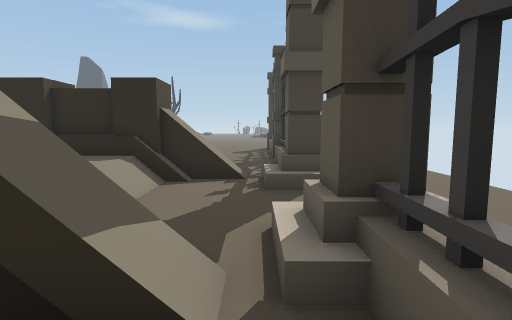
View 1 (above)

19 first-person views from a walk through a scene from a Unity 3-D project. The camera is 1.2 m above the floor, tilts 6° down and sees 80° across. The floor is counted in squares, 1 m on a side. Each view is taken from the middle of a square. On the plan, view 1 faces up. The plan holds only what a view shows up to about 13 squares ahead; the rest is blank. The place goes on beyond the plan. Some animated figures are not drawn.

View 2
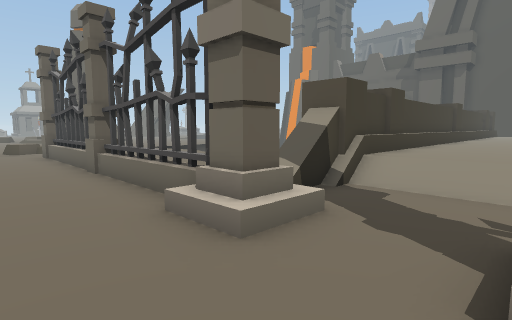

View 3
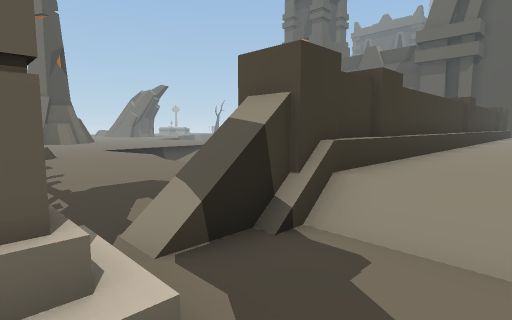

View 4
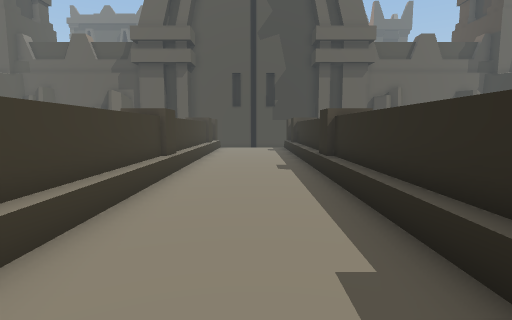

View 5
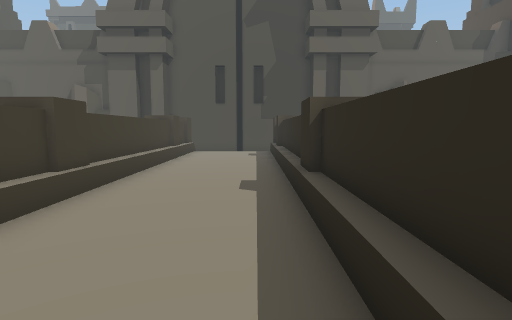

View 6
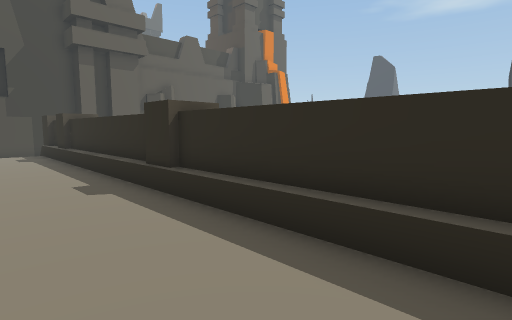

View 7
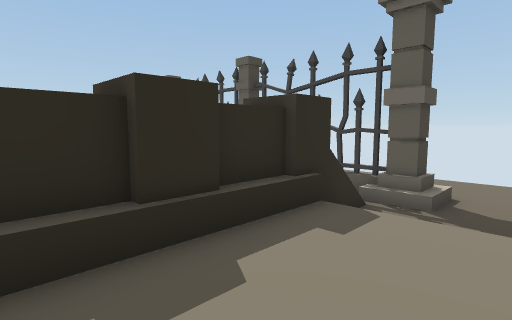

View 8
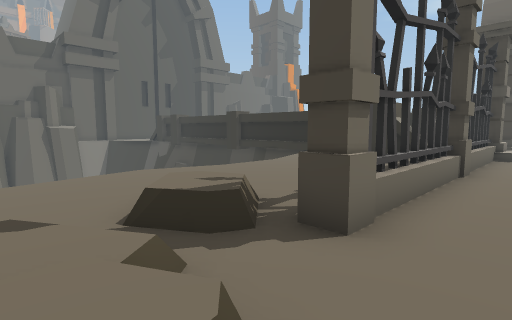

View 9
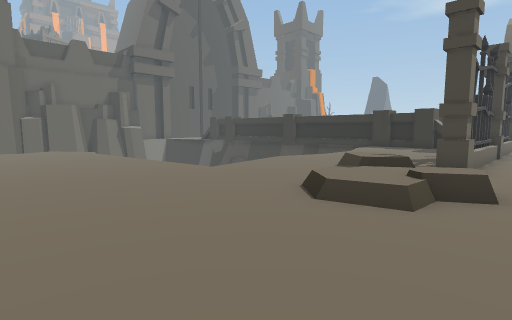

View 10
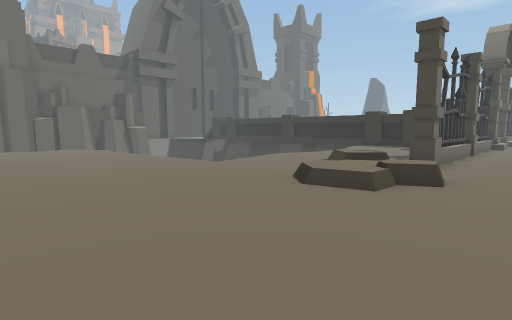

View 11
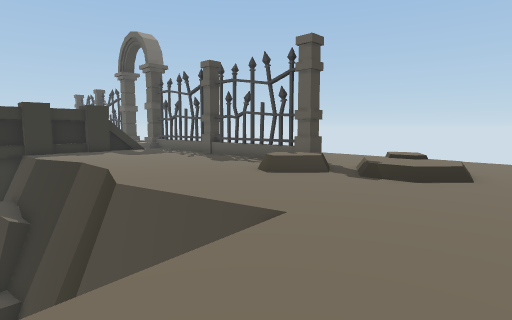

View 12
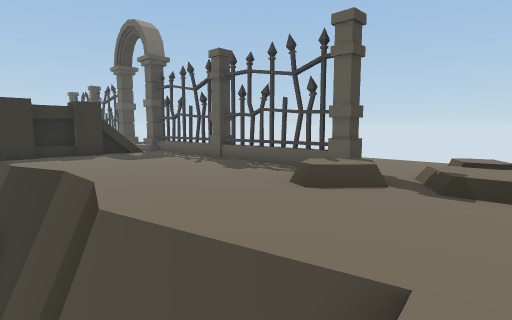

View 13
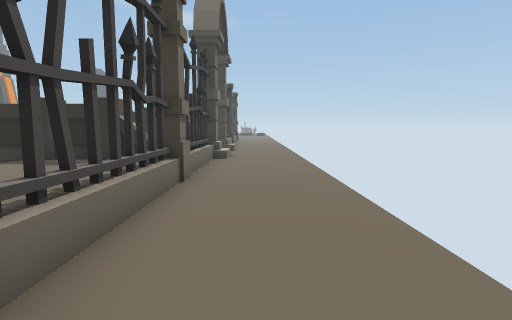

View 14
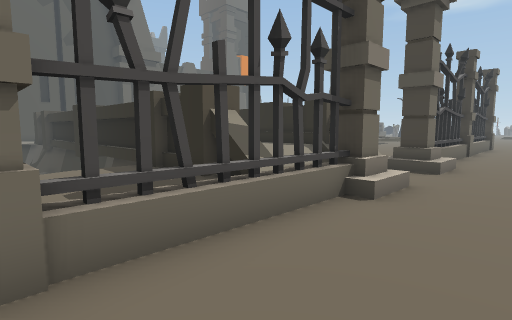

View 15
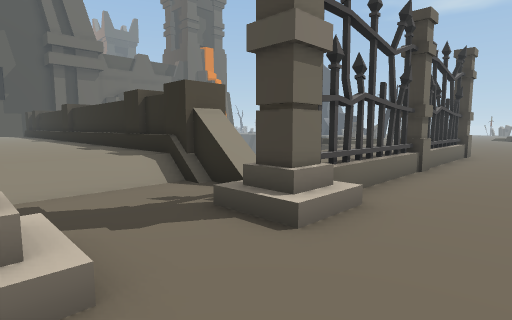

View 16
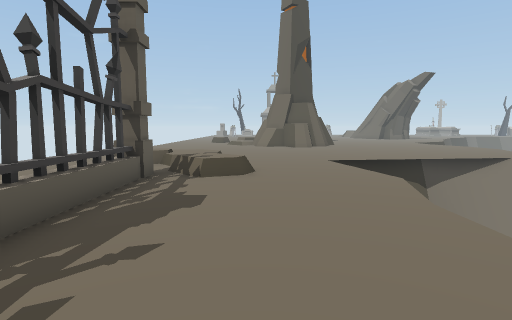

View 17
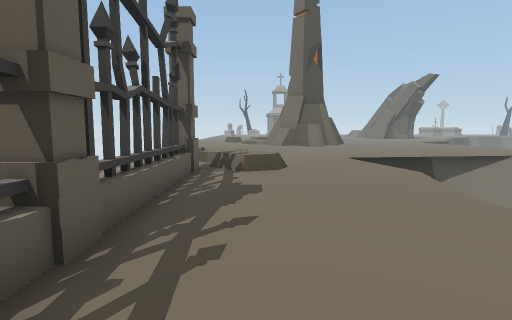

View 18
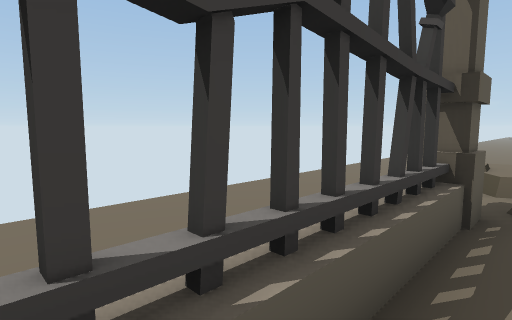

View 19
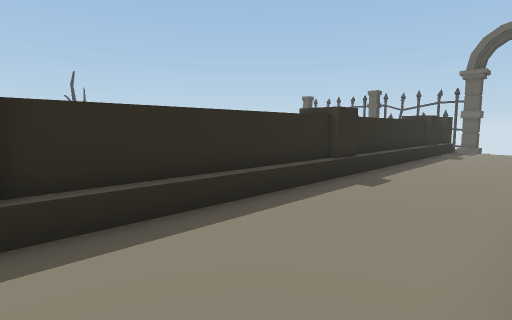

### Floor plan
Key: @ floor where view 1 was taken; # wall or solid block; x gap in a wall; . main floor; : floor 0.25 m higher than the main floor; + floor 0.5 m higher than the main floor; / step, stairs or slope; = window, fence, low wall or low ledge; ^ raised ledge; v drop or lower ground; O other object.
Columns run from 20 left of view 1 to 4 right of it. Each row starts with its distance up from view 1.
  9                     .x...
  8 #      #^     ^#  #=.x...
  7 #^^^^^^#^^^^^^^#^##//#...
  6 ++++++++++++++++++/./O...
  5 ++++++++++++++++++/......
  4 ++++++++++++++++++/......
  3 ///////////////////..#...
  2 ^^^^^^^^^^^^^^^^^^^O.#...
  1         ^     v......x...
  0              vv.....@#...
 -1              vv......x...
 -2              vv......#...
 -3              ^vv.....#...
 -4              vvv.....#...
 -5              #vv.....x...
 -6               vv.....#...
 -7               v......x...
 -8               v......#...
 -9               v....+.....
-10               v....+:....
-11                v.....:...
-12               vv.../+++..
-13         vvvv.......//+...
-14         .................
-15         .................
-16         .................
-17         .................
-18          ...............
-19                   ..... .

Where each view was taken, in squares from view 1:
view 1: 0 up, 0 right, facing up
view 2: 6 up, 4 right, facing down-left
view 3: 5 up, 1 right, facing down-left
view 4: 5 up, 4 left, facing left
view 5: 6 up, 7 left, facing left
view 6: 4 up, 7 left, facing up-left
view 7: 4 up, 7 left, facing up-right
view 8: 12 down, 3 right, facing up-left
view 9: 18 down, 3 right, facing up-left
view 10: 19 down, 4 right, facing up-left
view 11: 15 down, 8 left, facing up-right
view 12: 13 down, 7 left, facing up-right
view 13: 10 down, 3 right, facing up
view 14: 3 down, 4 right, facing up-left
view 15: 3 up, 4 right, facing up-left
view 16: 1 down, 2 left, facing down
view 17: 0 up, 1 left, facing down
view 18: 4 down, 0 right, facing down-right
view 19: 3 up, 20 left, facing up-right
